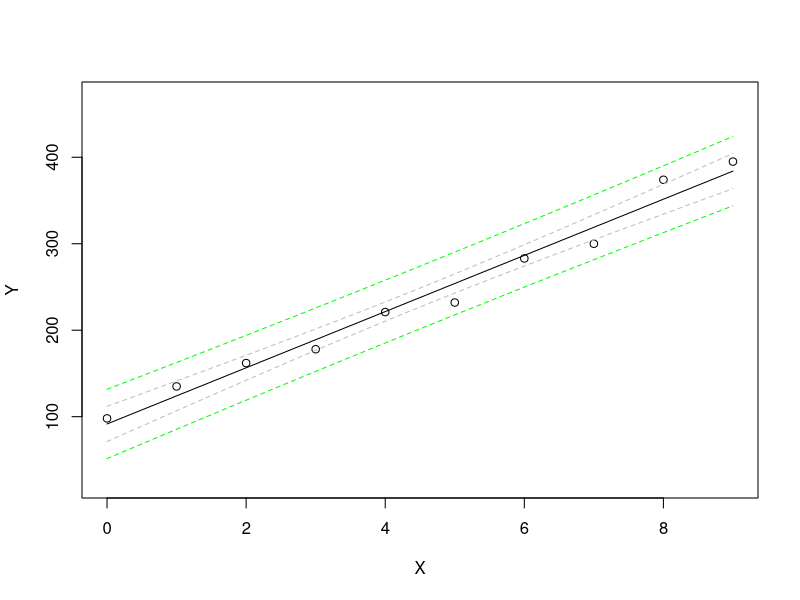
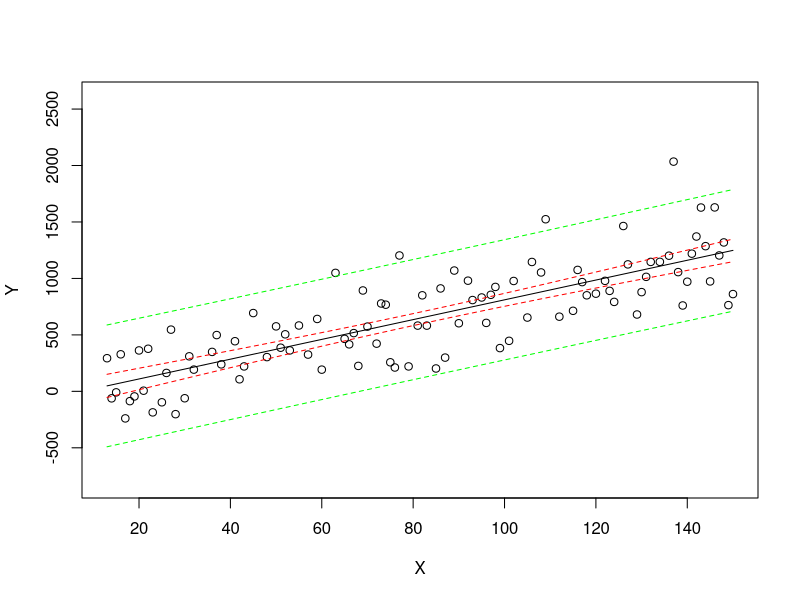

Reproduce these figures in R, in order.
# Plot Confidence Interval for any linear model

# Plot Confidence Interval for any linear model

plotCI <- function(model_name,       
                   plotCI = TRUE, 
                   plotHI = FALSE, 
                   col1 = "red", col2 = "green") {
  
  X <- model_name$model[,2]
  Y <- model_name$model[,1]
  YLIM <- c(min(Y)-0.25*(max(Y) - min(Y)), max(Y)+0.25*(max(Y) - min(Y)))
  
  # plot Regression line
    plot(X,Y, ylim = YLIM)
    lines(X, lm(Y~X)$fitted)
  
  newdata <- data.frame(X = seq(from = min(X), to = max(X),by = 0.1))
  prd_CI <- predict(model_name, newdata = newdata, interval = "confidence", type = "response") 
  prd_HI <- predict(model_name, newdata = newdata, interval = "predict", type = "response")
  
  W <- sqrt(2*qf(1-0.05, 2, 524))
  ci <- predict(model, newdata, se.fit = TRUE)
  lwr <- ci$fit -W* ci$se.fit
  upr <- ci$fit +W* ci$se.fit
  cbind(ci$fit, lwr, upr)
  
  df_up_CI <- data.frame(newdata,prd_CI[,2])
  names(df_up_CI) <- c("X", "Pred")
  df_low_CI <- data.frame(newdata,prd_CI[,3])
  names(df_low_CI) <- c("X", "Pred")
  
  df_up_HI <- data.frame(newdata,prd_HI[,2])
  names(df_up_HI) <- c("X", "Pred")
  df_low_HI <- data.frame(newdata,prd_HI[,3])
  names(df_low_HI) <- c("X", "Pred")
  
  if(plotCI){
    lines(df_up_CI$X, df_up_CI$Pred,col= col1,lty=2)
    lines(df_low_CI$X,df_low_CI$Pred,col= col1,lty=2)
  }
 
  if(plotHI){
    lines(df_up_HI$X, df_up_HI$Pred,col= col2,lty=2)
    lines(df_low_HI$X,df_low_HI$Pred,col= col2,lty=2)
  }
}

# test code:
X <- c(0:9)
Y <- c(98,135,162,178,221,232,283,300,374,395)
model <- lm(Y~X)
plotCI(model,plotHI = T, col1 = "grey", col2 = "green")

# test code 2:
X <- sample(12:150, size = 100, replace = FALSE)
Y <- X * 8 + rnorm(length(X), 0, 300)
model2 <- lm(Y~X)
plotCI(model2,plotHI = T)

